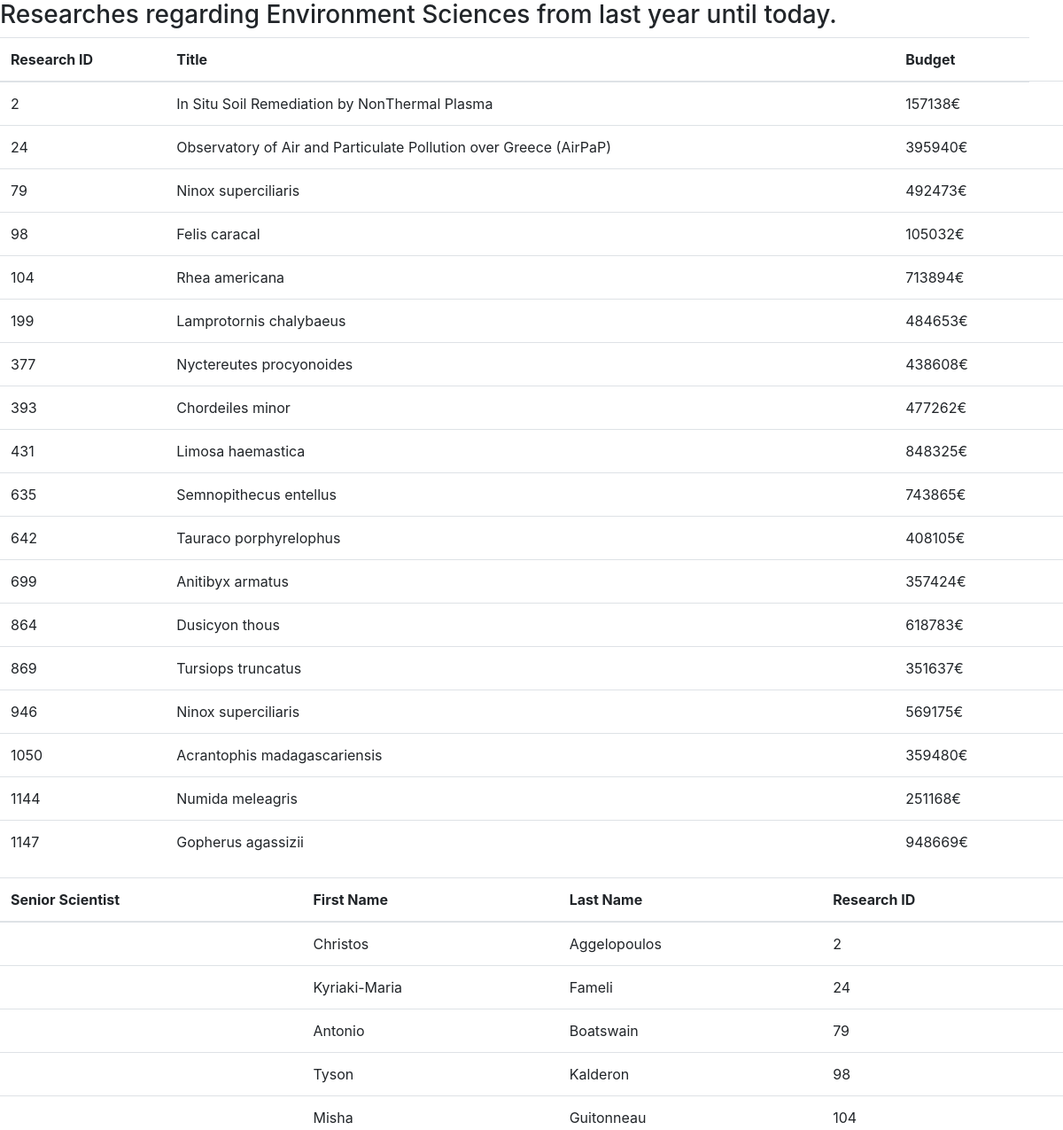
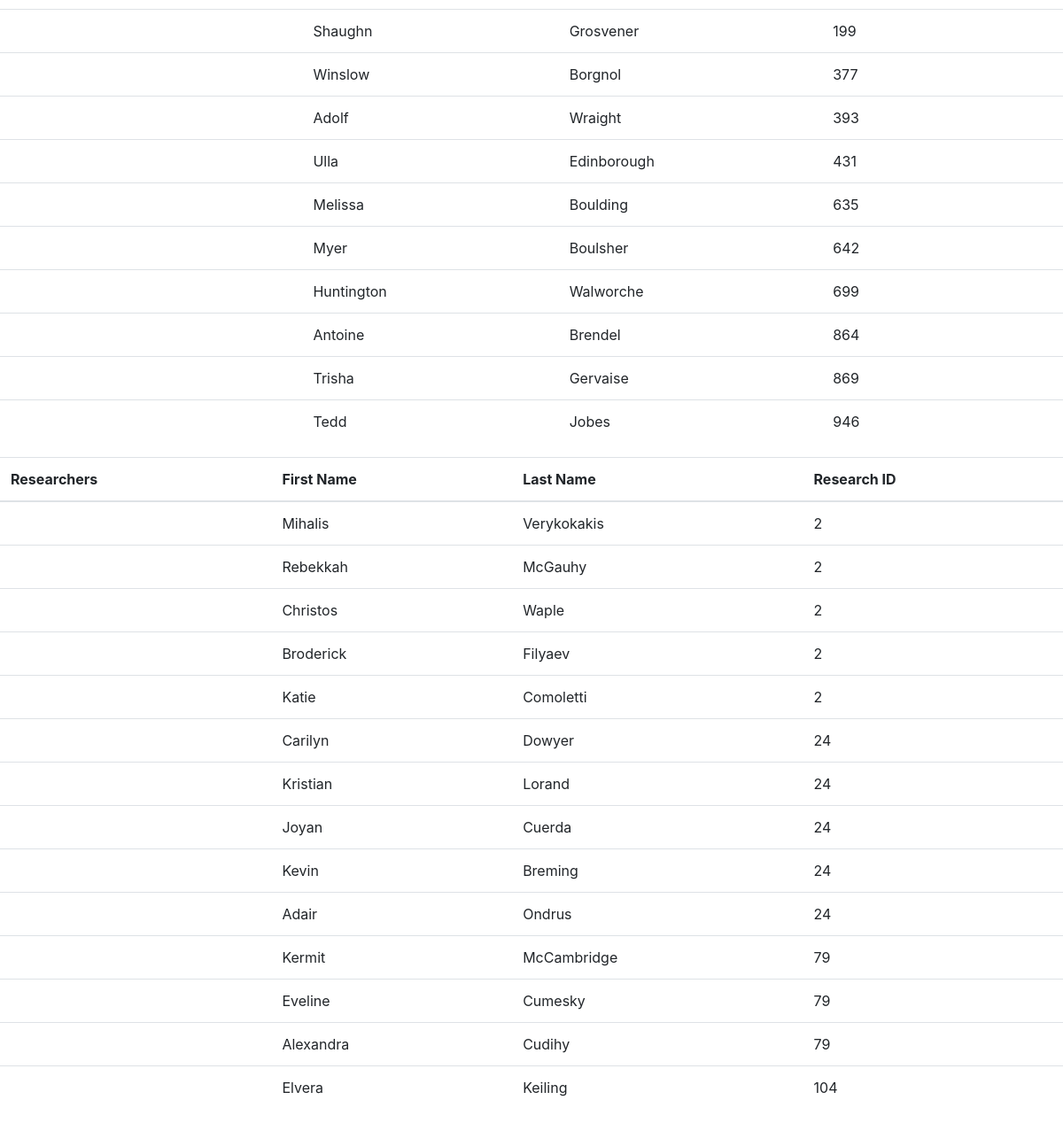
Screenshot of /elidek_website/more_field_info.php?id=2 with the database file from the repository (2 pictures, top to bottom).
### tables this page shows
CREATE TABLE science_field (
	field_id INT UNSIGNED AUTO_INCREMENT,
    title VARCHAR(45) NOT NULL,
    PRIMARY KEY (field_id)
);

CREATE TABLE research (
	research_id INT UNSIGNED AUTO_INCREMENT,
    title VARCHAR(200) NOT NULL,
    summary VARCHAR(1500) DEFAULT ' ',
    start_date DATE NOT NULL DEFAULT (CURRENT_DATE()),
    end_date DATE NOT NULL DEFAULT (DATE_ADD(CURRENT_DATE(), INTERVAL 1 YEAR)),
	CHECK(start_date < end_date),
    duration INT DEFAULT (TIMESTAMPDIFF(MONTH, start_date, end_date)) CHECK (12<=duration AND duration<=48),
    inst_id INT UNSIGNED,
	senior_scientist_id INT UNSIGNED NOT NULL,
	budget INT UNSIGNED CHECK (100000<=budget and budget<=1000000),
    manager_id INT UNSIGNED,
	program_id INT UNSIGNED,
    FOREIGN KEY (inst_id) REFERENCES institute (inst_id) ON DELETE CASCADE ON UPDATE CASCADE,
    FOREIGN KEY (senior_scientist_id) REFERENCES researcher (researcher_id) ON DELETE CASCADE ON UPDATE CASCADE,
    FOREIGN KEY (manager_id) REFERENCES elidek_manager (manager_id) ON DELETE CASCADE ON UPDATE CASCADE,
    FOREIGN KEY (program_id) REFERENCES funding_program (program_id) ON DELETE CASCADE ON UPDATE CASCADE,
    PRIMARY KEY (research_id)
)DEFAULT CHARSET=utf8;

CREATE TABLE researcher (
	researcher_id INT UNSIGNED AUTO_INCREMENT,
    first_name VARCHAR(45) NOT NULL,
    last_name VARCHAR(45) NOT NULL,
    gender VARCHAR(6) NOT NULL, 
    birthday DATE DEFAULT (DATE_SUB(CURRENT_DATE(), INTERVAL 18 YEAR)) ,
    age INT GENERATED ALWAYS AS (TIMESTAMPDIFF(YEAR, birthday , CURRENT_DATE())),
    PRIMARY KEY (researcher_id)
);

### elidek_website/more_field_info.php (the view, shortened to what this page needs)
<!DOCTYPE html>
<html lang = "en">
<head>
    <link rel = "stylesheet" href = "css/styles.css">
    <link rel = "stylesheet" href = "https://cdnjs.cloudflare.com/ajax/libs/font-awesome/6.0.0/css/all.min.css">
    <link rel = "stylesheet" href = "bootstrap/css/bootstrap.min.css">
</head>
<body>
	<?php
        $conn = OpenCon();
		$id = $_GET['id'];
		$field_title = mysqli_query($conn,"SELECT s.title from science_field as s where s.field_id=".$id.";");
		$field_title = mysqli_fetch_row($field_title);
		$field_title = $field_title[0];
		$sql = "SELECT res.research_id, res.title, res.budget
				FROM `research` as res, is_about as i
				WHERE i.science_field_id = ".$id."
				AND res.research_id = i.research_id
				AND ((res.start_date<=CURRENT_DATE() AND CURRENT_DATE()<=res.end_date) OR TIMESTAMPDIFF(MONTH,CURRENT_DATE(),res.end_date)<=12 );";
		$result = mysqli_query($conn,$sql);
		if ($result->num_rows > 0)
		{
		echo '<h3>Researches regarding '.$field_title.' from last year until today.</h3>';
		echo '<div class="table-responsive">';
            echo '<table class="table">';
				echo '<thead>';
                    echo '<tr>';
                        echo '<th>Research ID</th>';
						echo '<th>Title</th>';
                        echo '<th>Budget</th>';
					echo '</tr>';
				echo '</thead>';
				echo '<tbody>';
				while($row = mysqli_fetch_row($result))
				{
					echo '<tr>';
						echo '<td>' . $row[0] . '</td>';
						echo '<td>' . $row[1] . '</td>';
						echo '<td>' . $row[2] ."€". '</td>';
						echo '<td>';
						echo '</td>';
					echo '</tr>';
				}
				echo '</tbody>';
			echo '</table>';
		echo '</div>';
		}
		else { echo "No researches regarding " .$field_title. " took place from last year until today.\n";}
		$sql = "SELECT rer.first_name, rer.last_name, res.research_id
				FROM `researcher` AS rer , `research` AS res, is_about AS i
				WHERE i.science_field_id = ".$id." AND res.research_id = i.research_id
				AND ((res.start_date<=CURRENT_DATE() AND CURRENT_DATE()<=res.end_date) OR TIMESTAMPDIFF(MONTH,CURRENT_DATE(),res.end_date)<=12 )
				AND rer.researcher_id = res.senior_scientist_id";
		$result = mysqli_query($conn,$sql);
		if ($result->num_rows > 0)
		{
		echo '<div class="table-responsive">';
            echo '<table class="table">';
				echo '<thead>';
                    echo '<tr>';
						echo '<th>Senior Scientist</th>';
                        echo '<th>First Name</th>';
                        echo '<th>Last Name</th>';
                        echo '<th>Research ID</th>';
					echo '</tr>';
				echo '</thead>';
				echo '<tbody>';
				while($row = mysqli_fetch_row($result))
				{
					echo '<tr>';
						echo '<td>'; echo '</td>';
						echo '<td>' . $row[0] . '</td>';
						echo '<td>' . $row[1] . '</td>';
						echo '<td>' . $row[2] . '</td>';
					echo '</tr>';
				}
				echo '</tbody>';
			echo '</table>';
		echo '</div>';
		}
		$sql = "SELECT rer.first_name, rer.last_name, res.research_id
				FROM `researcher` AS rer , `research` AS res, `research_worker` AS w, `is_about` AS i
				WHERE i.science_field_id = ".$id." AND res.research_id = i.research_id
				AND ((res.start_date<=CURRENT_DATE() AND CURRENT_DATE()<=res.end_date) OR TIMESTAMPDIFF(MONTH,CURRENT_DATE(),res.end_date)<=12 )
				AND w.research_id = i.research_id AND w.worker_id = rer.researcher_id;";
		$result = mysqli_query($conn,$sql);
		if ($result->num_rows > 0)
		{
		echo '<div class="table-responsive">';
            echo '<table class="table">';
				echo '<thead>';
                    echo '<tr>';
						echo '<th>Researchers</th>';
                        echo '<th>First Name</th>';
                        echo '<th>Last Name</th>';
						echo '<th>Research ID</th>';
					echo '</tr>';
				echo '</thead>';
				echo '<tbody>';
				while($row = mysqli_fetch_row($result))
				{
					echo '<tr>';
						echo '<td>';
						echo '<td>' . $row[0] . '</td>';
						echo '<td>' . $row[1] . '</td>';
						echo '<td>' . $row[2] . '</td>';
						echo '</td>';
					echo '</tr>';
				}
				echo '</tbody>';
			echo '</table>';
		echo '</div>';
		}
		else {echo "No researchers working on " .$field_title. " from last year until today.";}
	?>
</body>

### rows the page displays
science_field: title "Environment Sciences"
research: research_id "2", title "In Situ Soil Remediation by Non\u0002Thermal Plasma", budget "157138", senior_scientist.first_name "Christos", senior_scientist.last_name "Aggelopoulos", researcher.first_name "Mihalis", researcher.last_name "Verykokakis", researcher.first_name "Rebekkah", researcher.last_name "McGauhy", researcher.first_name "Christos", researcher.last_name "Waple", researcher.first_name "Broderick", researcher.last_name "Filyaev", researcher.first_name "Katie", researcher.last_name "Comoletti"
research: research_id "24", title "Observatory of Air and Particulate Pollution over Greece (AirPaP)", budget "395940", senior_scientist.first_name "Kyriaki-Maria", senior_scientist.last_name "Fameli", researcher.first_name "Carilyn", researcher.last_name "Dowyer", researcher.first_name "Kristian", researcher.last_name "Lorand", researcher.first_name "Joyan", researcher.last_name "Cuerda", researcher.first_name "Kevin", researcher.last_name "Breming", researcher.first_name "Adair", researcher.last_name "Ondrus"
research: research_id "79", title "Ninox superciliaris", budget "492473", senior_scientist.first_name "Antonio", senior_scientist.last_name "Boatswain", researcher.first_name "Kermit", researcher.last_name "McCambridge", researcher.first_name "Eveline", researcher.last_name "Cumesky", researcher.first_name "Alexandra", researcher.last_name "Cudihy"
research: research_id "98", title "Felis caracal", budget "105032", senior_scientist.first_name "Tyson", senior_scientist.last_name "Kalderon"
research: research_id "104", title "Rhea americana", budget "713894", senior_scientist.first_name "Misha", senior_scientist.last_name "Guitonneau", researcher.first_name "Elvera", researcher.last_name "Keiling"
research: research_id "199", title "Lamprotornis chalybaeus", budget "484653", senior_scientist.first_name "Shaughn", senior_scientist.last_name "Grosvener"
research: research_id "377", title "Nyctereutes procyonoides", budget "438608", senior_scientist.first_name "Winslow", senior_scientist.last_name "Borgnol"
research: research_id "393", title "Chordeiles minor", budget "477262", senior_scientist.first_name "Adolf", senior_scientist.last_name "Wraight"
research: research_id "431", title "Limosa haemastica", budget "848325", senior_scientist.first_name "Ulla", senior_scientist.last_name "Edinborough"
research: research_id "635", title "Semnopithecus entellus", budget "743865", senior_scientist.first_name "Melissa", senior_scientist.last_name "Boulding"
research: research_id "642", title "Tauraco porphyrelophus", budget "408105", senior_scientist.first_name "Myer", senior_scientist.last_name "Boulsher"
research: research_id "699", title "Anitibyx armatus", budget "357424", senior_scientist.first_name "Huntington", senior_scientist.last_name "Walworche"
research: research_id "864", title "Dusicyon thous", budget "618783", senior_scientist.first_name "Antoine", senior_scientist.last_name "Brendel"
research: research_id "869", title "Tursiops truncatus", budget "351637", senior_scientist.first_name "Trisha", senior_scientist.last_name "Gervaise"
research: research_id "946", title "Ninox superciliaris", budget "569175", senior_scientist.first_name "Tedd", senior_scientist.last_name "Jobes"
research: research_id "1050", title "Acrantophis madagascariensis", budget "359480"
research: research_id "1144", title "Numida meleagris", budget "251168"
research: research_id "1147", title "Gopherus agassizii", budget "948669"
